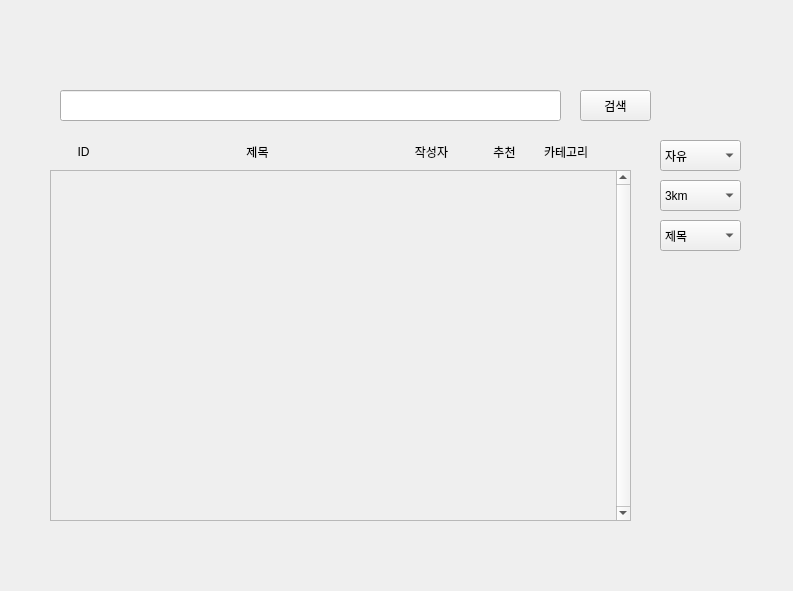
<?xml version="1.0" encoding="UTF-8"?>
<ui version="4.0">
 <class>Form</class>
 <widget class="QWidget" name="Form">
  <property name="geometry">
   <rect>
    <x>0</x>
    <y>0</y>
    <width>793</width>
    <height>591</height>
   </rect>
  </property>
  <property name="sizePolicy">
   <sizepolicy hsizetype="Fixed" vsizetype="Fixed">
    <horstretch>0</horstretch>
    <verstretch>0</verstretch>
   </sizepolicy>
  </property>
  <property name="windowTitle">
   <string>Form</string>
  </property>
  <widget class="QLineEdit" name="searchTextLabel">
   <property name="geometry">
    <rect>
     <x>60</x>
     <y>90</y>
     <width>501</width>
     <height>31</height>
    </rect>
   </property>
  </widget>
  <widget class="QPushButton" name="searchButton">
   <property name="geometry">
    <rect>
     <x>580</x>
     <y>90</y>
     <width>71</width>
     <height>31</height>
    </rect>
   </property>
   <property name="text">
    <string>검색</string>
   </property>
  </widget>
  <widget class="QComboBox" name="categoryComboBox">
   <property name="geometry">
    <rect>
     <x>660</x>
     <y>140</y>
     <width>81</width>
     <height>31</height>
    </rect>
   </property>
   <item>
    <property name="text">
     <string>자유</string>
    </property>
   </item>
   <item>
    <property name="text">
     <string>취미</string>
    </property>
   </item>
   <item>
    <property name="text">
     <string>연애</string>
    </property>
   </item>
   <item>
    <property name="text">
     <string>고민</string>
    </property>
   </item>
  </widget>
  <widget class="QComboBox" name="distanceComboBox">
   <property name="geometry">
    <rect>
     <x>660</x>
     <y>180</y>
     <width>81</width>
     <height>31</height>
    </rect>
   </property>
   <item>
    <property name="text">
     <string>3km</string>
    </property>
   </item>
   <item>
    <property name="text">
     <string>5km</string>
    </property>
   </item>
   <item>
    <property name="text">
     <string>10km</string>
    </property>
   </item>
   <item>
    <property name="text">
     <string>15km</string>
    </property>
   </item>
  </widget>
  <widget class="QComboBox" name="boundaryComboBox">
   <property name="geometry">
    <rect>
     <x>660</x>
     <y>220</y>
     <width>81</width>
     <height>31</height>
    </rect>
   </property>
   <item>
    <property name="text">
     <string>제목</string>
    </property>
   </item>
   <item>
    <property name="text">
     <string>작성자</string>
    </property>
   </item>
   <item>
    <property name="text">
     <string>내용</string>
    </property>
   </item>
  </widget>
  <widget class="QScrollArea" name="boardListScrollArea">
   <property name="geometry">
    <rect>
     <x>50</x>
     <y>170</y>
     <width>581</width>
     <height>351</height>
    </rect>
   </property>
   <property name="sizePolicy">
    <sizepolicy hsizetype="Expanding" vsizetype="Expanding">
     <horstretch>0</horstretch>
     <verstretch>0</verstretch>
    </sizepolicy>
   </property>
   <property name="verticalScrollBarPolicy">
    <enum>Qt::ScrollBarAlwaysOn</enum>
   </property>
   <property name="horizontalScrollBarPolicy">
    <enum>Qt::ScrollBarAlwaysOff</enum>
   </property>
   <property name="sizeAdjustPolicy">
    <enum>QAbstractScrollArea::AdjustIgnored</enum>
   </property>
   <property name="widgetResizable">
    <bool>true</bool>
   </property>
   <property name="alignment">
    <set>Qt::AlignLeading|Qt::AlignLeft|Qt::AlignTop</set>
   </property>
   <widget class="QWidget" name="scrollAreaWidgetContents">
    <property name="geometry">
     <rect>
      <x>0</x>
      <y>0</y>
      <width>562</width>
      <height>349</height>
     </rect>
    </property>
   </widget>
  </widget>
  <widget class="QWidget" name="horizontalLayoutWidget">
   <property name="geometry">
    <rect>
     <x>50</x>
     <y>140</y>
     <width>561</width>
     <height>23</height>
    </rect>
   </property>
   <layout class="QHBoxLayout" name="horizontalLayout" stretch="1,4,1,1,1">
    <item>
     <widget class="QLabel" name="label_4">
      <property name="sizePolicy">
       <sizepolicy hsizetype="Preferred" vsizetype="Preferred">
        <horstretch>0</horstretch>
        <verstretch>0</verstretch>
       </sizepolicy>
      </property>
      <property name="text">
       <string>ID</string>
      </property>
      <property name="alignment">
       <set>Qt::AlignCenter</set>
      </property>
     </widget>
    </item>
    <item>
     <widget class="QLabel" name="label_3">
      <property name="text">
       <string>제목</string>
      </property>
      <property name="alignment">
       <set>Qt::AlignCenter</set>
      </property>
     </widget>
    </item>
    <item>
     <widget class="QLabel" name="label_5">
      <property name="text">
       <string>작성자</string>
      </property>
      <property name="alignment">
       <set>Qt::AlignCenter</set>
      </property>
     </widget>
    </item>
    <item>
     <widget class="QLabel" name="label_2">
      <property name="text">
       <string>추천</string>
      </property>
      <property name="alignment">
       <set>Qt::AlignCenter</set>
      </property>
     </widget>
    </item>
    <item>
     <widget class="QLabel" name="label">
      <property name="text">
       <string>카테고리</string>
      </property>
      <property name="alignment">
       <set>Qt::AlignLeading|Qt::AlignLeft|Qt::AlignVCenter</set>
      </property>
     </widget>
    </item>
   </layout>
  </widget>
 </widget>
 <resources/>
 <connections/>
</ui>
